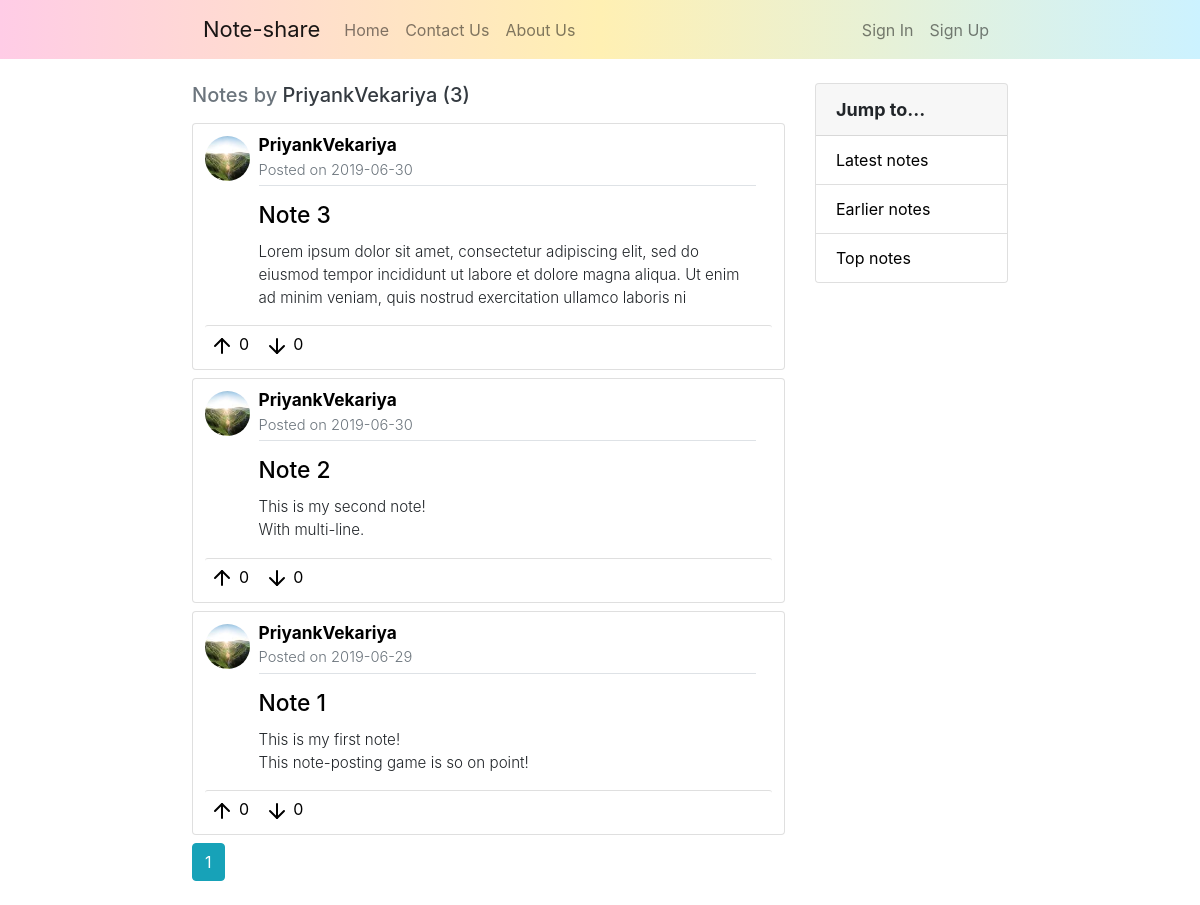
The app's page /user/PriyankVekariya, older data.
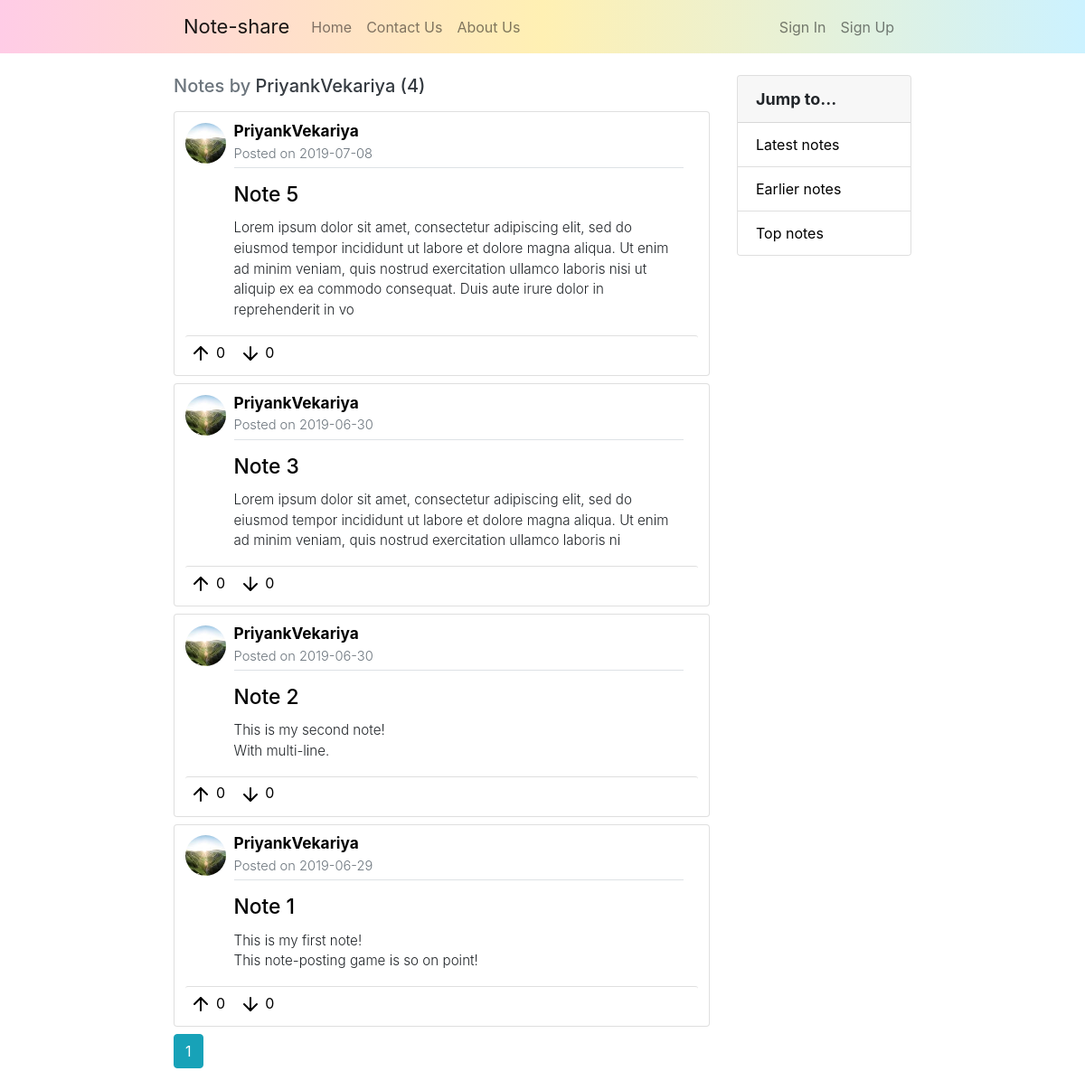
The same page, newer data.
### noteshare/models.py (models this page shows, shortened)
class Note(db.Model):
    id = db.Column(db.Integer, primary_key=True)
    title = db.Column(db.String(100), nullable=False)
    date_posted = db.Column(db.DateTime, nullable=False, default=datetime.utcnow)
    content = db.Column(db.Text, nullable=False)
    content_image = db.Column(db.String(20), nullable=True)
    ups = db.Column(db.Integer, nullable=False, default=0)
    downs = db.Column(db.Integer, nullable=False, default=0)
    user_id = db.Column(db.Integer, db.ForeignKey('user.id'), nullable=False)

class User(db.Model, UserMixin):
    id = db.Column(db.Integer, primary_key=True)
    username = db.Column(db.String(20), unique=True, nullable=False)
    email = db.Column(db.String(100), unique=True, nullable=False)
    image_file = db.Column(db.String(20), nullable=False, default='default.jpg')
    password = db.Column(db.String(50), nullable=False)
    notes = db.relationship('Note', backref='author', lazy=True)

### noteshare/notes/routes.py (the view)
@notes.route('/user/<string:username>')
def user_notes(username):
    page = request.args.get('page', 1, type=int)
    user = User.query.filter_by(username=username).first_or_404()
    notes = Note.query.filter_by(author=user).order_by(Note.date_posted.desc()).paginate(page=page, per_page=5)
    return render_template('user_notes.html', title=user.username, notes=notes, user=user)

### noteshare/templates/user_notes.html
{% extends "layout.html" %}
{% block content %}
    <div class="col-md-8 col-pl-16">
        <h5 class="text-muted mb-3">Notes by <span class="text-dark">{{ user.username }} ({{ notes.total }})</span></h5>
        {% for note in notes.items %}
            <div class="card mb-md-2">
                <div class="card-body">
                    <div class="row">
                        <div class="col-md-2 pr-0" style="max-width: 11.5%; padding-top: 1%; padding-left: 2.5%;">
                            <div class="note-header">
                                <img class="rounded-circle note-author-img" src="{{ url_for('static', filename='Profile-pictures/' + note.author.image_file) }}" alt="Author's Profile-photo">
                            </div>
                        </div>
                        <div class="col-md-10 pl-0 pr-0" style="max-width: 88.5%;">
                            <div class="note-header">
                                <a class="anchor-note-username" href="{{ url_for('notes.user_notes', username=note.author.username) }}">
                                    <strong>{{ note.author.username }}</strong>
                                    <div  class="text-muted mb-1" style="font-size: 85%;">
                                        Posted on {{ note.date_posted.strftime('%Y-%m-%d') }}
                                    </div>
                                    <div class="border-bottom mb-3"></div>
                                </a>
                                <a class="anchor-note-update" href="{{ url_for('notes.note', note_id=note.id) }}">
                                        <h5 class="card-title note-title">{{ note.title }}</h5>
                                </a>
                                <p style="white-space: pre-line; font-size: 79%;">{{ note.content }}</p>
                            </div>
                        </div>
                    </div>
                    <div class="row">
                        <div class="col-md-12">
                            <div class="card-header note-action">
                                <a class="note-action-btn" href="#"><img src="{{ url_for('static', filename='Icons/arrow-up.svg') }}" alt="Like"> 0 </a>
                                <a class="note-action-btn" href="#"><img src="{{ url_for('static', filename='Icons/arrow-down.svg') }}" alt="Dislike"> 0 </a>
                            </div>
                        </div>
                    </div>
                </div>
            </div>
        {% endfor %}
        {% for page_num in notes.iter_pages(left_edge=1, right_edge=1, left_current=1, right_current=2) %}
            {% if page_num %}
                {% if notes.page == page_num %}
                    <a class="btn btn-info mb-4" href="{{ url_for('notes.user_notes', username=user.username, page=page_num) }}">{{ page_num }}</a>
                {% else %}
                    <a class="btn btn-outline-info mb-4" href="{{ url_for('notes.user_notes', username=user.username, page=page_num) }}">{{ page_num }}</a>
                {% endif %}
            {% else %}
                ...
            {% endif %}
        {% endfor %}
    </div>
    <div class="col-md-4 col-pr-16">
        <div class="card">
                <div class="card-header" style="font-size: 18px;"><strong>Jump to...</strong></div>
                <ul class="list-group list-group-flush">
                    <li class="list-group-item"><a href="#" class="sidebar-link">Latest notes</a></li>
                    <li class="list-group-item"><a href="#" class="sidebar-link">Earlier notes</a></li>
                    <li class="list-group-item"><a href="#" class="sidebar-link">Top notes</a></li>
                </ul>
        </div>
    </div>
{% endblock content %}

Row changes from the older to the newer data that the page shows:
added Note: image_file (picture), author.username "PriyankVekariya", date_posted "2019-07-08", title "Note 5", content "Lorem ipsum dolor sit amet, consectetur adipiscing elit, sed do eiusmod tempor incididunt ut labore et dolore magna aliqua. Ut enim ad minim veniam, quis nostrud exercitation ullamco laboris nisi ut aliquip ex ea commodo consequat. Duis aute irure dolor in reprehenderit in vo"
Text that changed along with them:
{{ notes.total }}: "3" → "4"
